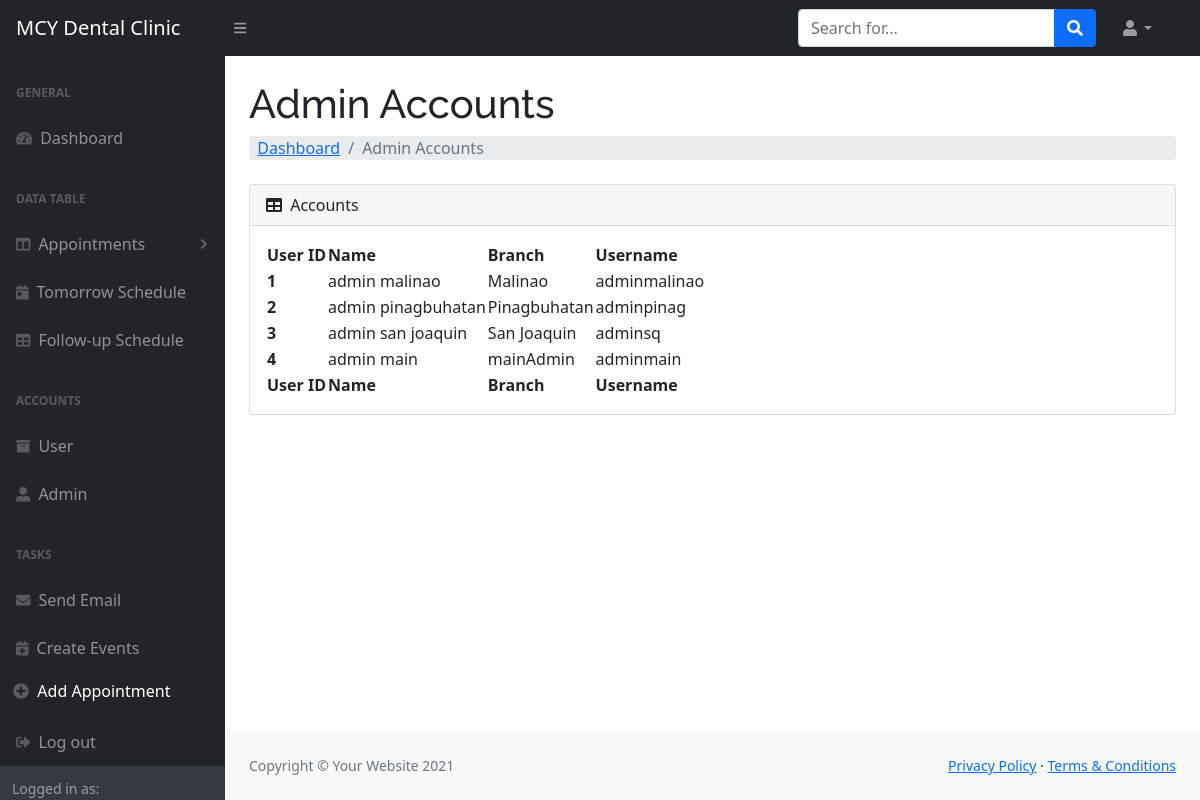
The page /admin_new/admin_accounts.php (signed in) on the database its author committed.
### tables this page shows
CREATE TABLE adminAcc (
	adminAcc int(11) PRIMARY KEY AUTO_INCREMENT NOT NULL,
	adminAccName varchar(128) NOT NULL,
	adminAccBranch varchar(128) NOT NULL,
	adminAccEmail varchar(128) NOT NULL,
	adminAccUid varchar(128) NOT NULL,
	adminAccPwd varchar(128) NOT NULL
);

### admin_new/admin_accounts.php (the view, shortened to what this page needs)
<?php
    require_once '../includes/dbh.inc.php';
?>
<!DOCTYPE html>
<html lang="en">
  <head>
    <?php
        include 'includes/style-links.php';
    ?>
  </head>
  <body class="sb-nav-fixed">
  <?php include "includes/navbar.php"; ?>
      <div id="layoutSidenav_content">
        <main>
          <div class="container-fluid px-4">
            <h1 class="mt-4">Admin Accounts</h1>
            <ol class="breadcrumb mb-4">
              <li class="breadcrumb-item">&nbsp;&nbsp;
                <a href="index.php">Dashboard</a>
              </li>
              <li class="breadcrumb-item active">Admin Accounts</li>
            </ol>
            <div class="card mb-4">
              <div class="card-header">
                <i class="fas fa-table me-1"></i>
                Accounts
              </div>
              <div class="card-body">
              <table id="datatablesSimple">
                  <thead>
                    <tr>
                      <th>User ID</th>
                      <th>Name</th>
                      <th>Branch</th>
                      <th>Username</th>
                    </tr>
                  </thead>
                  <tfoot>
                    <tr>
                      <th>User ID</th>
                      <th>Name</th>
                      <th>Branch</th>
                      <th>Username</th>
                    </tr>
                  </tfoot>
                  <tbody>
                    <?php
                            $sql = "SELECT * FROM adminAcc;";
                            $result = mysqli_query($conn, $sql);
                            $resultChecked = mysqli_num_rows($result);
                            if($resultChecked > 0){
                              while($row = mysqli_fetch_assoc($result)){
                                ?>
                                          <tr>
                                          <th scope="row"> <?php echo $row['adminAcc'] ?> </th>
                                            <td> <?php echo $row['adminAccName'] ?> </td>
                                            <td> <?php echo $row['adminAccBranch'] ?> </td>
                                            <td> <?php echo $row['adminAccUid'] ?> </td>
                                            </tr>
                            <?php }  } ?>
                  </tbody>
                </table>
              </div>
            </div>
          </div>
          </main>
        <footer class="py-4 bg-light mt-auto">
          <div class="container-fluid px-4">
            <div
              class="d-flex align-items-center justify-content-between small"
            >
              <div class="text-muted">Copyright &copy; Your Website 2021</div>
              <div>
                <a href="#">Privacy Policy</a>
                &middot;
                <a href="#">Terms &amp; Conditions</a>
              </div>
            </div>
          </div>
        </footer>
      </div>
    </div>
  </body>
</html>

### assets/css/style.css (style rules this page uses)
body { font-family: "Open Sans", sans-serif; color: #444444; }
a { color: #1bac91; }
h1, h2, h3, h4, h5, h6 { font-family: "Raleway", sans-serif; }

### rows shown on the page
adminacc: adminAcc "1", adminAccName "admin malinao", adminAccBranch "Malinao", adminAccUid "adminmalinao"
adminacc: adminAcc "2", adminAccName "admin pinagbuhatan", adminAccBranch "Pinagbuhatan", adminAccUid "adminpinag"
adminacc: adminAcc "3", adminAccName "admin san joaquin", adminAccBranch "San Joaquin", adminAccUid "adminsq"
adminacc: adminAcc "4", adminAccName "admin main", adminAccBranch "mainAdmin", adminAccUid "adminmain"
